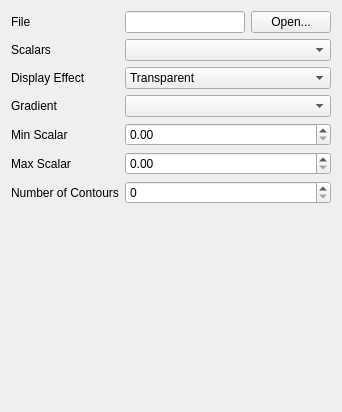
<?xml version="1.0" encoding="UTF-8"?>
<ui version="4.0">
 <class>IsosurfaceConfig</class>
 <widget class="QWidget" name="IsosurfaceConfig">
  <property name="geometry">
   <rect>
    <x>0</x>
    <y>0</y>
    <width>335</width>
    <height>412</height>
   </rect>
  </property>
  <property name="maximumSize">
   <size>
    <width>16777215</width>
    <height>16777215</height>
   </size>
  </property>
  <property name="windowTitle">
   <string>Form</string>
  </property>
  <layout class="QGridLayout" name="gridLayout_2">
   <item row="0" column="0">
    <layout class="QGridLayout" name="gridLayout">
     <item row="5" column="0">
      <widget class="QLabel" name="label_2">
       <property name="text">
        <string>Min Scalar</string>
       </property>
      </widget>
     </item>
     <item row="2" column="0">
      <widget class="QLabel" name="label">
       <property name="text">
        <string>Scalars</string>
       </property>
      </widget>
     </item>
     <item row="0" column="0">
      <widget class="QLabel" name="label_5">
       <property name="text">
        <string>File</string>
       </property>
      </widget>
     </item>
     <item row="8" column="0">
      <spacer name="verticalSpacer">
       <property name="orientation">
        <enum>Qt::Vertical</enum>
       </property>
       <property name="sizeHint" stdset="0">
        <size>
         <width>20</width>
         <height>40</height>
        </size>
       </property>
      </spacer>
     </item>
     <item row="6" column="0">
      <widget class="QLabel" name="label_3">
       <property name="text">
        <string>Max Scalar</string>
       </property>
      </widget>
     </item>
     <item row="7" column="0">
      <widget class="QLabel" name="label_4">
       <property name="text">
        <string>Number of Contours</string>
       </property>
      </widget>
     </item>
     <item row="0" column="1">
      <widget class="QLineEdit" name="fileNameEdit">
       <property name="minimumSize">
        <size>
         <width>120</width>
         <height>0</height>
        </size>
       </property>
       <property name="readOnly">
        <bool>true</bool>
       </property>
      </widget>
     </item>
     <item row="0" column="2">
      <widget class="QPushButton" name="openFileButton">
       <property name="text">
        <string>Open...</string>
       </property>
      </widget>
     </item>
     <item row="7" column="1" colspan="2">
      <widget class="QSpinBox" name="numOfContoursSpinBox"/>
     </item>
     <item row="6" column="1" colspan="2">
      <widget class="QDoubleSpinBox" name="maxScalarSpinBox">
       <property name="singleStep">
        <double>0.100000000000000</double>
       </property>
      </widget>
     </item>
     <item row="5" column="1" colspan="2">
      <widget class="QDoubleSpinBox" name="minScalarSpinBox">
       <property name="singleStep">
        <double>0.010000000000000</double>
       </property>
      </widget>
     </item>
     <item row="3" column="1" colspan="2">
      <widget class="QComboBox" name="displayEffectCombo">
       <item>
        <property name="text">
         <string>Transparent</string>
        </property>
       </item>
       <item>
        <property name="text">
         <string>Opaque</string>
        </property>
       </item>
       <item>
        <property name="text">
         <string>Wireframe</string>
        </property>
       </item>
      </widget>
     </item>
     <item row="3" column="0">
      <widget class="QLabel" name="label_6">
       <property name="text">
        <string>Display Effect</string>
       </property>
      </widget>
     </item>
     <item row="2" column="1" colspan="2">
      <widget class="QComboBox" name="scalarCombo"/>
     </item>
     <item row="4" column="0">
      <widget class="QLabel" name="label_7">
       <property name="text">
        <string>Gradient</string>
       </property>
      </widget>
     </item>
     <item row="4" column="1" colspan="2">
      <widget class="Widgets::GradientComboBox" name="gradientCombo"/>
     </item>
    </layout>
   </item>
  </layout>
 </widget>
 <customwidgets>
  <customwidget>
   <class>Widgets::GradientComboBox</class>
   <extends>QComboBox</extends>
   <header location="global">widgets/gradientcombobox.h</header>
  </customwidget>
 </customwidgets>
 <resources/>
 <connections/>
</ui>
